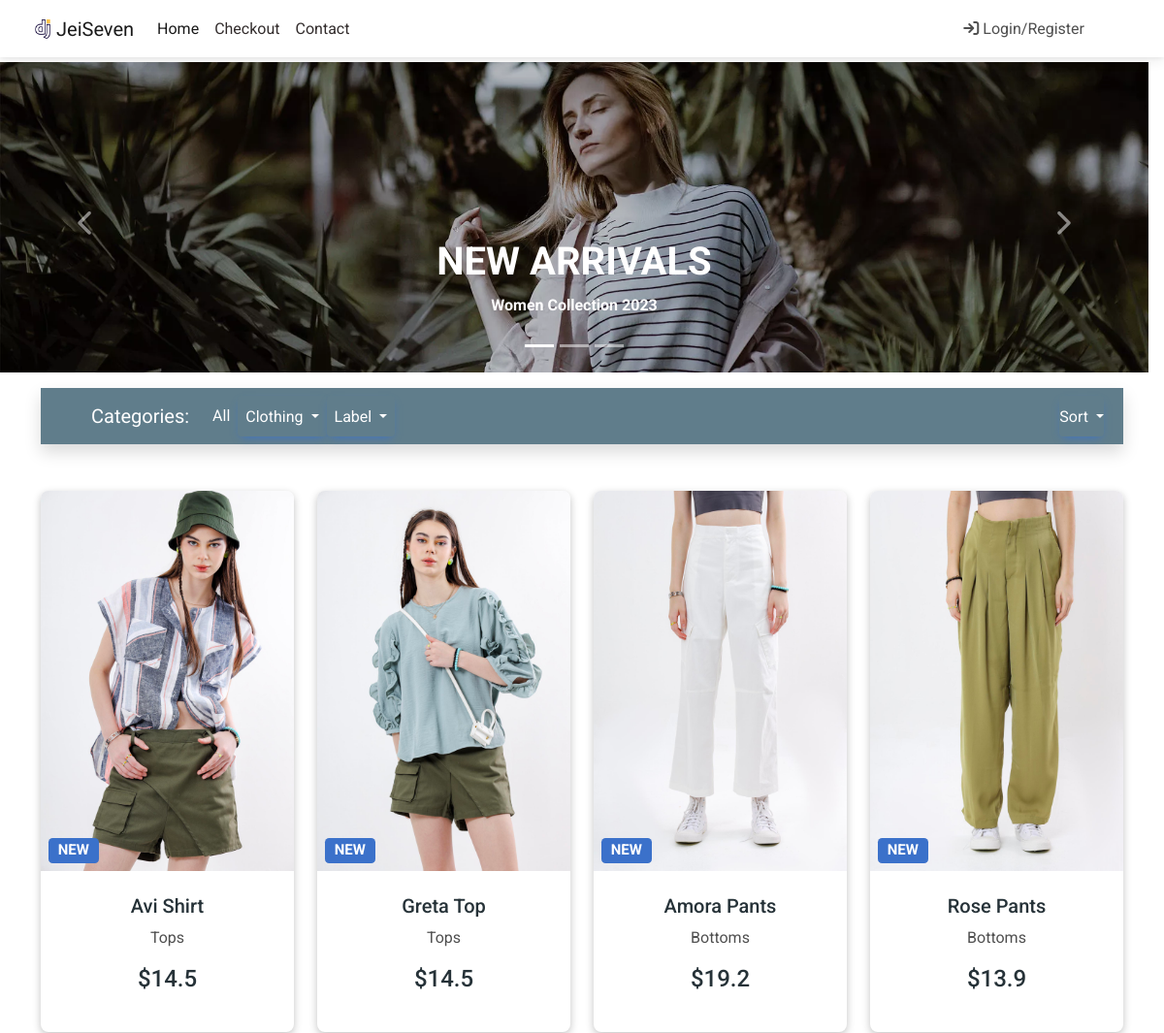
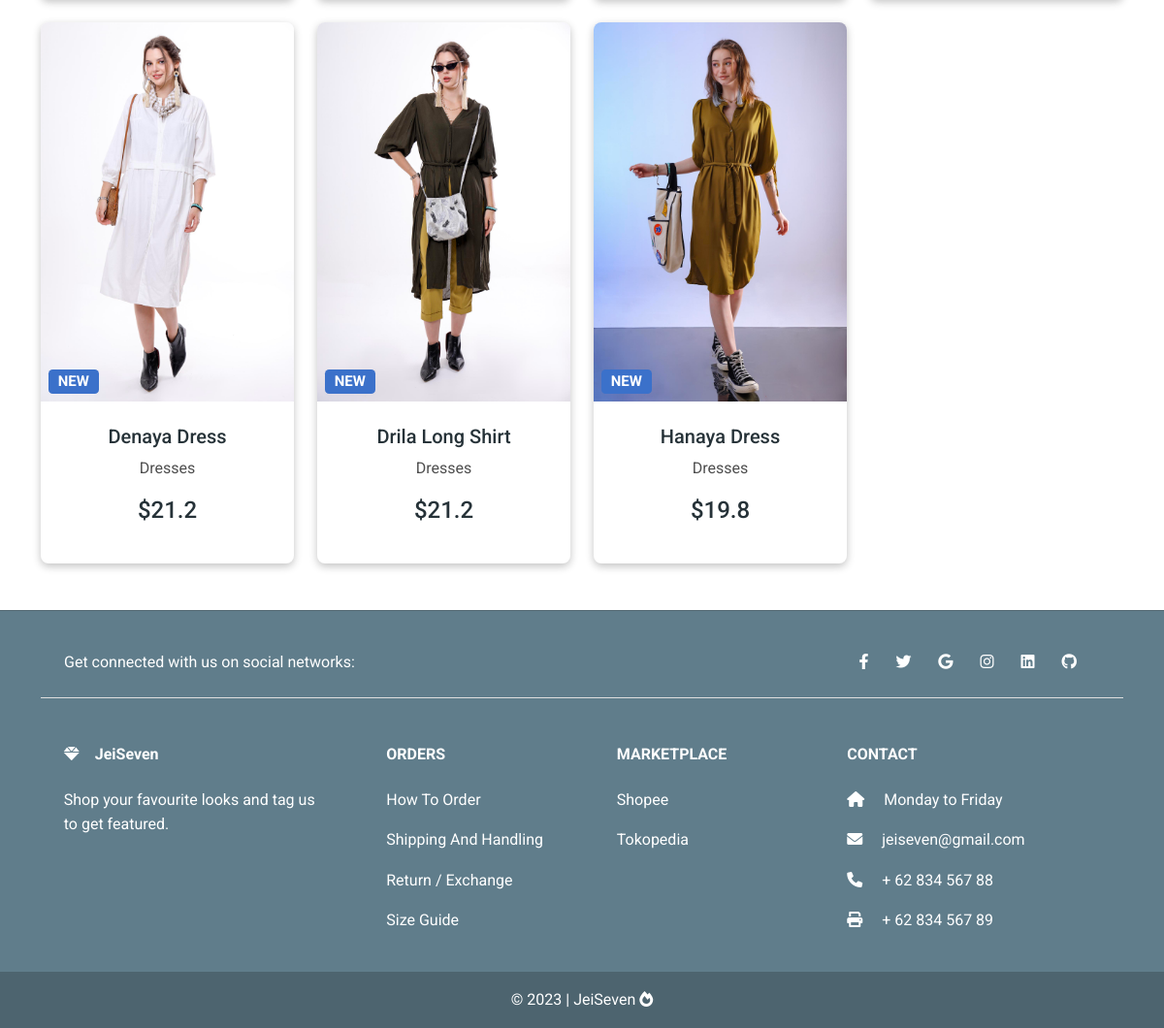
The page /new/ on the database its author committed (2 pictures, top to bottom).
### toko/models.py (models this page shows, shortened)
class ProdukItem(models.Model):
    nama_produk = models.CharField(max_length=100)
    harga = models.FloatField()
    harga_diskon = models.FloatField(blank=True, null=True)
    slug = models.SlugField(unique=True)
    deskripsi = models.TextField()
    gambar = models.ImageField(upload_to='product_pics')
    label = models.CharField(choices=PILIHAN_LABEL, max_length=4)
    kategori = models.CharField(choices=PILIHAN_KATEGORI, max_length=2)
    def get_absolute_url(self):
        return reverse("toko:produk-detail", kwargs={
            "slug": self.slug
            })

### toko/views.py (the view)
# urls.py: path('new/',views.NewListView.as_view(), name='new'),
class NewListView(generic.ListView):
    template_name = 'new.html'
    queryset = ProdukItem.objects.filter(label='NEW')
    paginate_by = False

### ecomm/templates/new.html (shortened to what this page needs)
{% extends 'base.html' %}
{% block content %}
{% include 'carousel.html' %}
<main>
    <div class="container">
        <nav class="navbar navbar-expand-lg navbar-dark mt-3 mb-5 shadow p-2" style="background-color: #607D8B">
            <div class="container-fluid">
                <a class="navbar-brand" href="#">Categories:</a>
                <div class="collapse navbar-collapse" id="navbarSupportedContent2">
                    <ul class="navbar-nav me-auto mb-2 mb-lg-0">
                        <li class="nav-item active">
                            <a class="nav-link text-white" href="{% url 'toko:products' %}">All</a>
                        </li>
                        <li class="nav-item">
                          <div class="dropdown">
                            <button
                              class="btn btn-primary dropdown-toggle nav-link text-white text-capitalize"
                              style="background-color: #607D8B"
                              type="button"
                              id="dropdownMenuButton"
                              data-mdb-toggle="dropdown"
                              aria-expanded="false"
                            >
                              Clothing
                            </button>
                          </div>
                        </li>
                        <li class="nav-item">
                          <div class="dropdown">
                            <button
                              class="btn btn-primary dropdown-toggle nav-link text-white text-capitalize"
                              style="background-color: #607D8B"
                              type="button"
                              id="dropdownMenuButton"
                              data-mdb-toggle="dropdown"
                              aria-expanded="false"
                            >
                              Label
                            </button>
                          </div>
                        </li>
                    </ul>
                    <div class="dropdown">
                      <button
                        class="btn btn-primary dropdown-toggle nav-link text-white text-capitalize"
                        style="background-color: #607d8b"
                        type="button"
                        id="dropdownMenuButton"
                        data-mdb-toggle="dropdown"
                        aria-expanded="false"
                      >
                        Sort
                      </button>
                    </div>
                </div>
            </div>
        </nav>
        <section>
            <div class="text-center">
              <div class="row">
                {% for pItem in object_list %}
                <div class="col-lg-3 col-md-6 mb-4">
                  <div class="card">
                    <div class="bg-image hover-zoom ripple ripple-surface ripple-surface-light"
                      data-mdb-ripple-color="light">
                      <img src="{{ pItem.gambar.url }}"
                        class="w-100" />
                      <a href="{{ pItem.get_absolute_url }}">
                        <div class="mask">
                          <div class="d-flex justify-content-start align-items-end h-100">
                            <h5><span class="badge bg-{{ pItem.get_label_display }} ms-2">{{ pItem.label }}</span></h5>
                          </div>
                        </div>
                      </a>
                    </div>
                    <div class="card-body">
                      <a href="{{ pItem.get_absolute_url }}" class="text-reset">
                        <h5 class="card-title mb-2">{{ pItem.nama_produk }}</h5>
                      </a>
                      <a href="" class="text-reset ">
                        <p>{{ pItem.get_kategori_display }}</p>
                      </a>
                      <h6 class="mb-3 price">${% if pItem.harga_diskon %}{{ pItem.harga_diskon }}{% else %}{{ pItem.harga }}{% endif %}</h6>
                    </div>
                  </div>
                </div>
                {% empty %}
                  <p>Data Produk belum tersedia</p>
                {% endfor %}
              </div>
            </div>
          </section>
    </div>
</main>
{% endblock content %}

### static/css/custom.css (style rules this page uses)
.card { box-shadow: rgba(0, 0, 0, 0.24) 0px 3px 8px; }
.price { color: #263238; font-size: 24px; }
.card-title { color:#263238 }

### rows shown on the page
ProdukItem: gambar (picture), label "NEW", nama_produk "Avi Shirt", kategori "Tops", harga "14.5"
ProdukItem: gambar (picture), label "NEW", nama_produk "Greta Top", kategori "Tops", harga "14.5"
ProdukItem: gambar (picture), label "NEW", nama_produk "Amora Pants", kategori "Bottoms", harga "19.2"
ProdukItem: gambar (picture), label "NEW", nama_produk "Rose Pants", kategori "Bottoms", harga_diskon "13.9"
ProdukItem: gambar (picture), label "NEW", nama_produk "Denaya Dress", kategori "Dresses", harga "21.2"
ProdukItem: gambar (picture), label "NEW", nama_produk "Drila Long Shirt", kategori "Dresses", harga "21.2"
ProdukItem: gambar (picture), label "NEW", nama_produk "Hanaya Dress", kategori "Dresses", harga "19.8"
